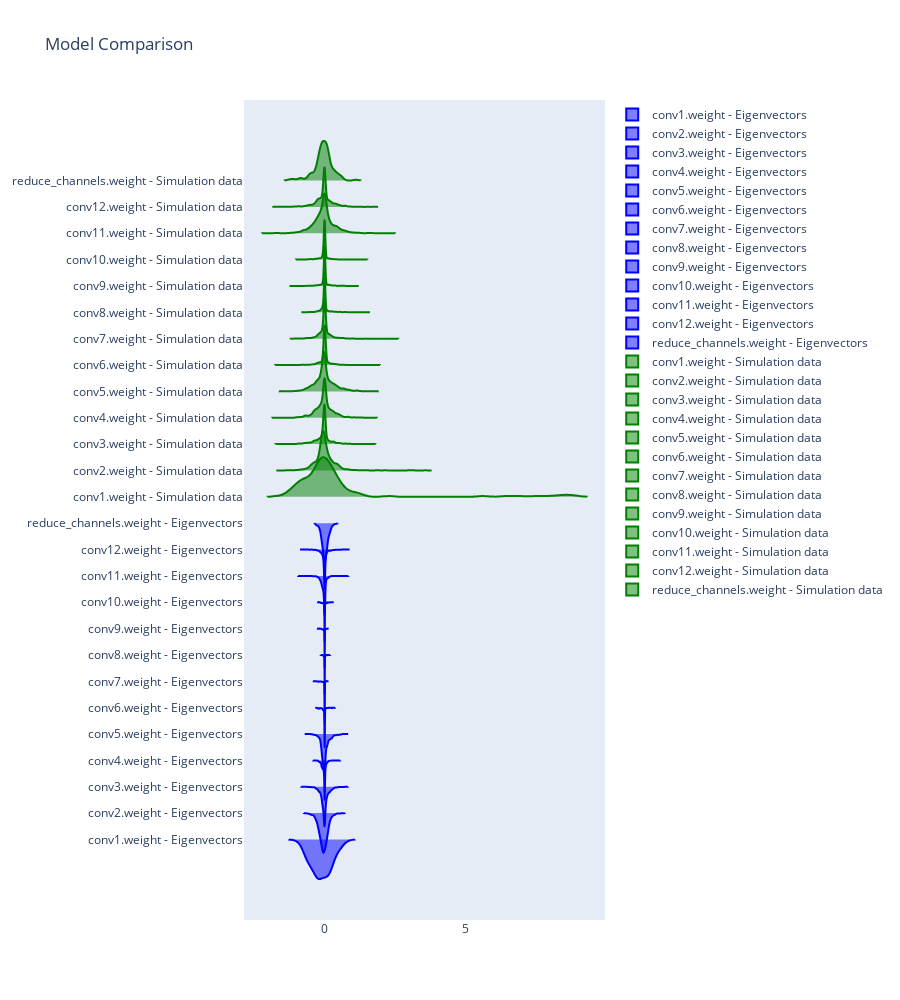

Notebook source saved alongside this figure:
### Markdown cell above
# Model: Eigenvectors

### Code cell
model_eigenvectors = torch.jit.load("model_eigenvectors.pt")
model_eigenvectors.eval()
model_simulation_data = torch.jit.load("model_kaneda.pt")
model_simulation_data.eval()
plot_weights_biases_side_by_side(model_eigenvectors, model_simulation_data)

### Figure 1 — Plotly figure (JSON) as saved in the notebook; plotly's stock layout.template omitted (floating-point values rounded to 4 significant figures; data arrays with more than 128 entries replaced by an {"elided": "..."} marker saying what was removed)
{"data": [{"line": {"color": "blue"}, "name": "conv1.weight - Eigenvectors", "orientation": "h", "points": false, "side": "negative", "type": "violin", "width": 3, "x": {"elided": "144 float values"}}, {"line": {"color": "blue"}, "name": "conv2.weight - Eigenvectors", "orientation": "h", "points": false, "side": "negative", "type": "violin", "width": 3, "x": {"elided": "2304 float values"}}, {"line": {"color": "blue"}, "name": "conv3.weight - Eigenvectors", "orientation": "h", "points": false, "side": "negative", "type": "violin", "width": 3, "x": {"elided": "2304 float values"}}, {"line": {"color": "blue"}, "name": "conv4.weight - Eigenvectors", "orientation": "h", "points": false, "side": "negative", "type": "violin", "width": 3, "x": {"elided": "2304 float values"}}, {"line": {"color": "blue"}, "name": "conv5.weight - Eigenvectors", "orientation": "h", "points": false, "side": "negative", "type": "violin", "width": 3, "x": {"elided": "2304 float values"}}, {"line": {"color": "blue"}, "name": "conv6.weight - Eigenvectors", "orientation": "h", "points": false, "side": "negative", "type": "violin", "width": 3, "x": {"elided": "2304 float values"}}, {"line": {"color": "blue"}, "name": "conv7.weight - Eigenvectors", "orientation": "h", "points": false, "side": "negative", "type": "violin", "width": 3, "x": {"elided": "2304 float values"}}, {"line": {"color": "blue"}, "name": "conv8.weight - Eigenvectors", "orientation": "h", "points": false, "side": "negative", "type": "violin", "width": 3, "x": {"elided": "2304 float values"}}, {"line": {"color": "blue"}, "name": "conv9.weight - Eigenvectors", "orientation": "h", "points": false, "side": "negative", "type": "violin", "width": 3, "x": {"elided": "2304 float values"}}, {"line": {"color": "blue"}, "name": "conv10.weight - Eigenvectors", "orientation": "h", "points": false, "side": "negative", "type": "violin", "width": 3, "x": {"elided": "2304 float values"}}, {"line": {"color": "blue"}, "name": "conv11.weight - Eigenvectors", "orientation": "h", "points": false, "side": "negative", "type": "violin", "width": 3, "x": {"elided": "2304 float values"}}, {"line": {"color": "blue"}, "name": "conv12.weight - Eigenvectors", "orientation": "h", "points": false, "side": "negative", "type": "violin", "width": 3, "x": {"elided": "2304 float values"}}, {"line": {"color": "blue"}, "name": "reduce_channels.weight - Eigenvectors", "orientation": "h", "points": false, "side": "negative", "type": "violin", "width": 3, "x": {"elided": "144 float values"}}, {"line": {"color": "green"}, "name": "conv1.weight - Simulation data", "orientation": "h", "points": false, "side": "positive", "type": "violin", "width": 3, "x": {"elided": "144 float values"}}, {"line": {"color": "green"}, "name": "conv2.weight - Simulation data", "orientation": "h", "points": false, "side": "positive", "type": "violin", "width": 3, "x": {"elided": "2304 float values"}}, {"line": {"color": "green"}, "name": "conv3.weight - Simulation data", "orientation": "h", "points": false, "side": "positive", "type": "violin", "width": 3, "x": {"elided": "2304 float values"}}, {"line": {"color": "green"}, "name": "conv4.weight - Simulation data", "orientation": "h", "points": false, "side": "positive", "type": "violin", "width": 3, "x": {"elided": "2304 float values"}}, {"line": {"color": "green"}, "name": "conv5.weight - Simulation data", "orientation": "h", "points": false, "side": "positive", "type": "violin", "width": 3, "x": {"elided": "2304 float values"}}, {"line": {"color": "green"}, "name": "conv6.weight - Simulation data", "orientation": "h", "points": false, "side": "positive", "type": "violin", "width": 3, "x": {"elided": "2304 float values"}}, {"line": {"color": "green"}, "name": "conv7.weight - Simulation data", "orientation": "h", "points": false, "side": "positive", "type": "violin", "width": 3, "x": {"elided": "2304 float values"}}, {"line": {"color": "green"}, "name": "conv8.weight - Simulation data", "orientation": "h", "points": false, "side": "positive", "type": "violin", "width": 3, "x": {"elided": "2304 float values"}}, {"line": {"color": "green"}, "name": "conv9.weight - Simulation data", "orientation": "h", "points": false, "side": "positive", "type": "violin", "width": 3, "x": {"elided": "2304 float values"}}, {"line": {"color": "green"}, "name": "conv10.weight - Simulation data", "orientation": "h", "points": false, "side": "positive", "type": "violin", "width": 3, "x": {"elided": "2304 float values"}}, {"line": {"color": "green"}, "name": "conv11.weight - Simulation data", "orientation": "h", "points": false, "side": "positive", "type": "violin", "width": 3, "x": {"elided": "2304 float values"}}, {"line": {"color": "green"}, "name": "conv12.weight - Simulation data", "orientation": "h", "points": false, "side": "positive", "type": "violin", "width": 3, "x": {"elided": "2304 float values"}}, {"line": {"color": "green"}, "name": "reduce_channels.weight - Simulation data", "orientation": "h", "points": false, "side": "positive", "type": "violin", "width": 3, "x": {"elided": "144 float values"}}], "layout": {"height": 1000, "title": {"text": "Model Comparison"}, "xaxis": {"showgrid": false, "zeroline": false}}}
